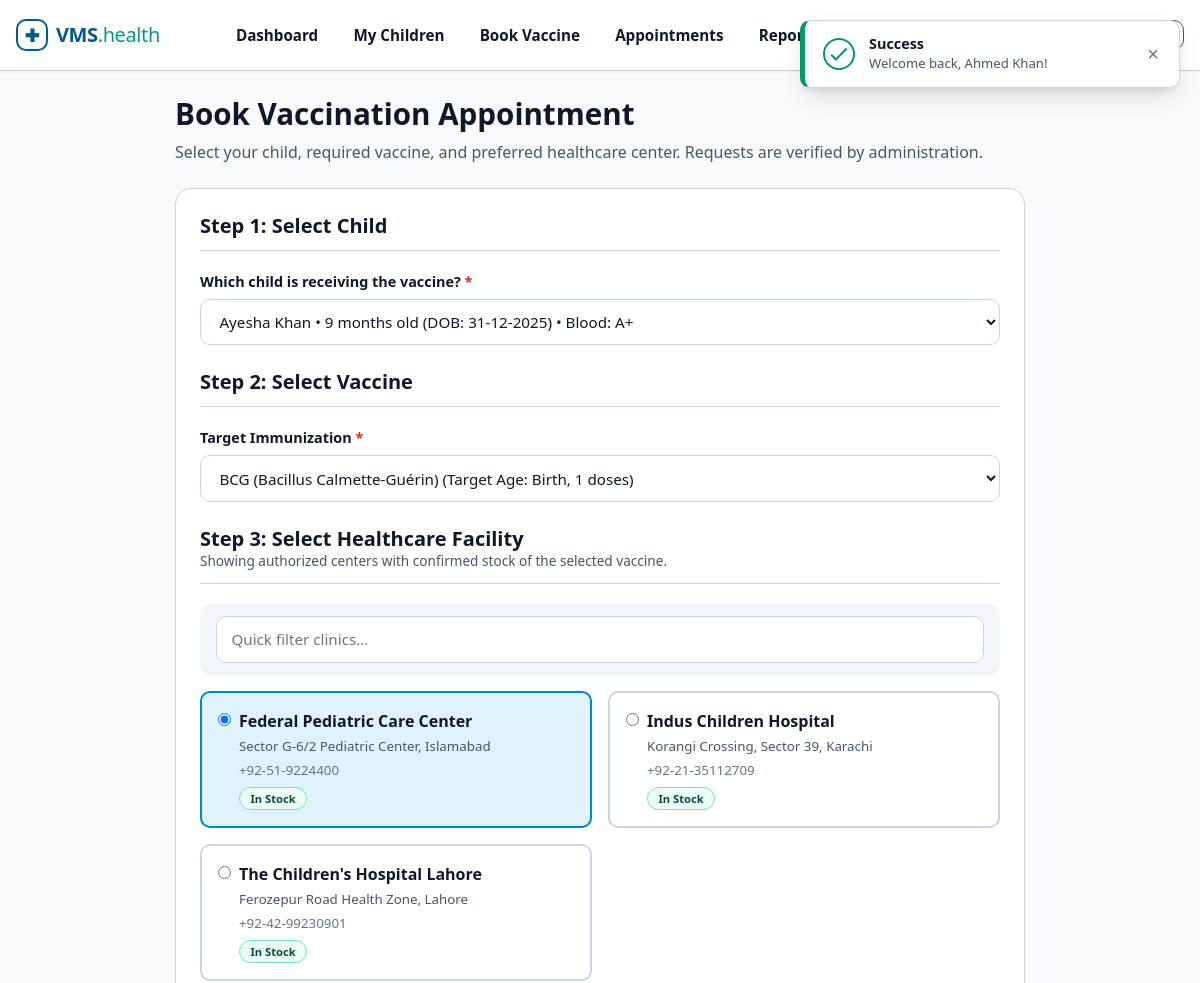
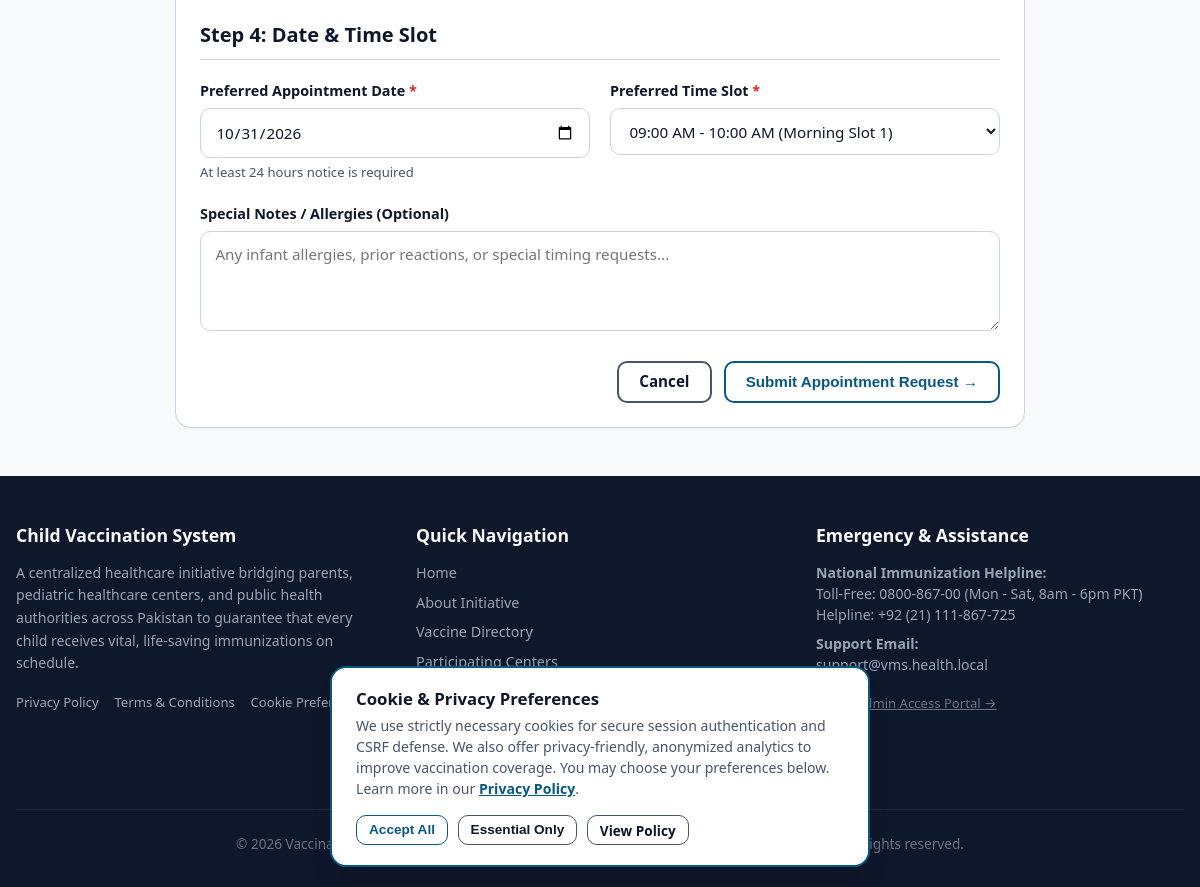
Screenshot of /vms/parent/book.php (signed in) with the database file from the repository (2 pictures, top to bottom).
### tables this page shows
CREATE TABLE `hospitals` (
  `id` INT UNSIGNED NOT NULL AUTO_INCREMENT,
  `user_id` INT UNSIGNED NOT NULL COMMENT 'Foreign key to users.id',
  `name` VARCHAR(150) NOT NULL COMMENT 'Official name of the hospital / health center',
  `address` TEXT NOT NULL COMMENT 'Street address of the hospital',
  `city` VARCHAR(80) NOT NULL COMMENT 'City where hospital is located',
  `location` VARCHAR(150) NOT NULL COMMENT 'District, zone, or prominent landmark for parent search',
  `phone` VARCHAR(25) NOT NULL COMMENT 'Hospital reception / pediatric hotline',
  `status` ENUM('active', 'inactive') NOT NULL DEFAULT 'active' COMMENT 'Account status',
  `created_at` DATETIME NOT NULL DEFAULT CURRENT_TIMESTAMP,
  PRIMARY KEY (`id`),
  UNIQUE KEY `uk_hospitals_user_id` (`user_id`),
  KEY `idx_hospitals_city` (`city`),
  KEY `idx_hospitals_status` (`status`),
  CONSTRAINT `fk_hospitals_user` FOREIGN KEY (`user_id`)
    REFERENCES `users` (`id`) ON DELETE CASCADE ON UPDATE CASCADE
);

### vms/includes/functions.php (called while the page is built, shortened)
<?php
function url(string $path = ''): string
{
    return BASE_URL . ltrim($path, '/');
}
function e($value): string
{
    return htmlspecialchars((string)$value, ENT_QUOTES, 'UTF-8');
}

### vms/parent/book.php (the view, shortened to what this page needs)
<?php
require_once __DIR__ . '/../includes/functions.php';
$pdo = getDBConnection();
$userId = currentUserId();
$pStmt = $pdo->prepare('SELECT id FROM parents WHERE user_id = ? LIMIT 1');
$pStmt->execute([$userId]);
$parentId = (int)$pStmt->fetchColumn();
$cStmt = $pdo->prepare('SELECT id, name, dob, blood_group FROM children WHERE parent_id = ? ORDER BY name ASC');
$cStmt->execute([$parentId]);
$children = $cStmt->fetchAll();
$vStmt = $pdo->query('SELECT id, name, recommended_age_days, doses, description FROM vaccines WHERE status = "available" ORDER BY recommended_age_days ASC');
$vaccines = $vStmt->fetchAll();
$selectedChildId   = (int)($_GET['child_id'] ?? ($children[0]['id'] ?? 0));
$selectedVaccineId = (int)($_GET['vaccine_id'] ?? ($vaccines[0]['id'] ?? 0));
$hSql = 'SELECT h.*
         FROM hospitals h
         JOIN hospital_vaccines hv ON h.id = hv.hospital_id
         WHERE h.status = "active" AND hv.vaccine_id = ? AND hv.status = "available"';
$hParams = [$selectedVaccineId];
$hSql .= ' ORDER BY h.city ASC, h.name ASC';
$hStmt = $pdo->prepare($hSql);
$hStmt->execute($hParams);
$availableHospitals = $hStmt->fetchAll();
require_once __DIR__ . '/../includes/header.php';
?>
<div class="container">
    <div style="max-width: 850px; margin: 0 auto;">
        <div style="margin-bottom: 1.5rem;">
            <h1>Book Vaccination Appointment</h1>
            <p style="margin: 0;">Select your child, required vaccine, and preferred healthcare center. Requests are verified by administration.</p>
        </div>
        <div class="card">
            <form action="<?= url('parent/book.php'); ?>" method="POST" id="bookingForm">
                <div class="card-header">
                    <h3>Step 1: Select Child</h3>
                </div>
                <div class="form-group">
                    <label for="child_id" class="form-label required">Which child is receiving the vaccine?</label>
                    <select id="child_id" name="child_id" class="form-select" required>
                        <?php foreach ($children as $c): ?>
                            <option value="<?= (int)$c['id']; ?>" <?= $selectedChildId === (int)$c['id'] ? 'selected' : ''; ?>>
                                <?= e($c['name']); ?> &bull; <?= formatAge($c['dob']); ?> old (DOB: <?= formatDate($c['dob']); ?>) &bull; Blood: <?= e($c['blood_group']); ?>
                            </option>
                        <?php endforeach; ?>
                    </select>
                </div>
                <div class="card-header" style="margin-top: 1.5rem;">
                    <h3>Step 2: Select Vaccine</h3>
                </div>
                <div class="form-group">
                    <label for="vaccine_id" class="form-label required">Target Immunization</label>
                    <select id="vaccine_id" name="vaccine_id" class="form-select" onchange="window.location.href='<?= url('parent/book.php?child_id=' . $selectedChildId . '&vaccine_id='); ?>' + this.value;" required>
                        <?php foreach ($vaccines as $v): ?>
                            <option value="<?= (int)$v['id']; ?>" <?= $selectedVaccineId === (int)$v['id'] ? 'selected' : ''; ?>>
                                <?= e($v['name']); ?> (Target Age: <?= (int)$v['recommended_age_days'] === 0 ? 'Birth' : (int)$v['recommended_age_days'] . 'd'; ?>, <?= (int)$v['doses']; ?> doses)
                            </option>
                        <?php endforeach; ?>
                    </select>
                </div>
                <div class="card-header" style="margin-top: 1.5rem;">
                    <div>
                        <h3>Step 3: Select Healthcare Facility</h3>
                        <p style="margin: 0; font-size: 0.85rem;">Showing authorized centers with confirmed stock of the selected vaccine.</p>
                    </div>
                </div>
                <div style="background: var(--bg-subtle); padding: 0.75rem 1rem; border-radius: var(--radius-md); margin-bottom: 1rem; display: flex; gap: 0.5rem; flex-wrap: wrap;">
                    <input type="text" id="filter_hosp_input" class="form-control" placeholder="Quick filter clinics..." style="flex: 2; min-width: 180px;" onkeyup="filterHospitalCards()">
                </div>
                <?php if (empty($availableHospitals)): ?>
                    <div class="alert alert-warning" role="alert">
                        <span>No participating hospitals currently have verified stock for the selected vaccine in this area. Please select another vaccine or contact support.</span>
                    </div>
                <?php else: ?>
                    <div class="grid grid-2" id="hospitalsContainer" style="gap: 1rem; margin-bottom: 1.5rem;">
                        <?php foreach ($availableHospitals as $idx => $h): ?>
                            <label class="hospital-radio-card" style="display: block; border: 2px solid var(--border-color); border-radius: var(--radius-md); padding: 1rem; cursor: pointer; transition: all 0.15s ease;" onclick="selectHospitalCard(this)">
                                <div style="display: flex; align-items: flex-start; gap: 0.5rem;">
                                    <input type="radio" name="hospital_id" value="<?= (int)$h['id']; ?>" <?= $idx === 0 ? 'checked' : ''; ?> required style="margin-top: 0.25rem;">
                                    <div class="hospital-info">
                                        <strong class="hospital-name"><?= e($h['name']); ?></strong><br>
                                        <small style="color: var(--text-muted);"><?= e($h['location']); ?>, <?= e($h['city']); ?></small><br>
                                        <small style="color: var(--text-light);"><?= e($h['phone']); ?></small><br>
                                        <span class="badge badge-success" style="margin-top: 0.35rem; font-size: 0.7rem;">In Stock</span>
                                    </div>
                                </div>
                            </label>
                        <?php endforeach; ?>
                    </div>
                <?php endif; ?>
                <div class="card-header" style="margin-top: 1.5rem;">
                    <h3>Step 4: Date & Time Slot</h3>
                </div>
                <div class="grid grid-2">
                    <div class="form-group">
                        <label for="preferred_date" class="form-label required">Preferred Appointment Date</label>
                        <input type="date" id="preferred_date" name="preferred_date" class="form-control"
                               min="<?= date('Y-m-d', strtotime('+1 day')); ?>"
                               value="<?= date('Y-m-d', strtotime('+2 days')); ?>" required>
                        <small class="form-hint">At least 24 hours notice is required</small>
                    </div>
                    <div class="form-group">
                        <label for="time_slot" class="form-label required">Preferred Time Slot</label>
                        <select id="time_slot" name="time_slot" class="form-select" required>
                            <option value="09:00 AM - 10:00 AM">09:00 AM - 10:00 AM (Morning Slot 1)</option>
                        </select>
                    </div>
                </div>
                <div class="form-group">
                    <label for="remarks" class="form-label">Special Notes / Allergies (Optional)</label>
                    <textarea id="remarks" name="remarks" class="form-control" rows="2" placeholder="Any infant allergies, prior reactions, or special timing requests..."></textarea>
                </div>
                <div style="margin-top: 1.5rem; text-align: right;">
                    <a href="<?= url('parent/dashboard.php'); ?>" class="btn btn-outline" style="margin-right: 0.5rem;">Cancel</a>
                    <button type="submit" class="btn btn-primary" <?= empty($availableHospitals) ? 'disabled' : ''; ?>>
                        Submit Appointment Request &rarr;
                    </button>
                </div>
            </form>
        </div>
    </div>
</div>
<?php require_once __DIR__ . '/../includes/footer.php'; ?>

### vms/assets/css/style.css (style rules this page uses)
:root { --primary: #0284c7; --primary-hover: #0369a1; --primary-light: #e0f2fe; --primary-dark: #075985; --teal: #0d9488; --teal-dark: #0f766e; --teal-light: #ccfbf1; --success: #059669; --success-bg: #ecfdf5; --success-border: #6ee7b7; --success-text: #064e3b; --warning: #d97706; --warning-bg: #fffbeb; --warning-border: #fcd34d; --warning-text: #78350f; --danger: #dc2626; --danger-bg: #fef2f2; --danger-border: #fca5a5; --danger-text: #7f1d1d; --info: #2563eb; --info-bg: #eff6ff; --info-border: #93c5fd; --info-text: #1e3a8a; --text-main: #0f172a; --text-muted: #475569; --text-light: #64748b; --bg-body: #f8fafc; --bg-card: #ffffff; --bg-subtle: #f1f5f9; --border-color: #cbd5e1; --border-focus: #0284c7; --shadow-sm: 0 1px 2px 0 rgba(0, 0, 0, 0.05); --shadow-md: 0 4px 6px -1px rgba(0, 0, 0, 0.07), 0 2px 4px -2px rgba(0, 0, 0, 0.05); --shadow-lg: 0 10px 15px -3px rgba(0, 0, 0, 0.08), 0 4px 6px -4px rgba(0, 0, 0, 0.04); --shadow-xl: 0 20px 25px -5px rgba(0, 0, 0, 0.1), 0 8px 10px -6px rgba(0, 0, 0, 0.05); --radius-sm: 6px; --radius-md: 10px; --radius-lg: 16px; --radius-full: 9999px; --max-width: 1200px; --header-height: 70px; }
*, *::before, *::after { box-sizing: border-box; margin: 0; padding: 0; }
html { font-size: 16px; scroll-behavior: smooth; -webkit-text-size-adjust: 100%; overflow-x: hidden; }
body { font-family: system-ui, -apple-system, BlinkMacSystemFont, "Segoe UI", Roboto, Helvetica, Arial, sans-serif; background-color: var(--bg-body); color: var(--text-main); line-height: 1.5; min-height: 100vh; display: flex; flex-direction: column; overflow-x: hidden; width: 100%; }
a { color: var(--primary-dark); text-decoration: none; transition: color 0.15s ease-in-out; }
h1, h2, h3, h4, h5, h6 { color: var(--text-main); font-weight: 700; line-height: 1.25; margin-bottom: 0.5rem; }
h1 { font-size: 1.85rem; }
h3 { font-size: 1.25rem; }
p { margin-bottom: 1rem; color: var(--text-muted); }
.container { width: 100%; max-width: var(--max-width); margin-left: auto; margin-right: auto; padding-left: 1rem; padding-right: 1rem; }
.grid { display: grid; gap: 1.25rem; grid-template-columns: 1fr; }
@media (min-width: 640px) { .grid-2 { grid-template-columns: repeat(2, 1fr); } }
.card { background-color: var(--bg-card); border: 1px solid var(--border-color); border-radius: var(--radius-lg); box-shadow: var(--shadow-sm); padding: 1.5rem; transition: transform 0.15s ease, box-shadow 0.15s ease; }
.card-header { display: flex; align-items: center; justify-content: space-between; margin-bottom: 1.25rem; padding-bottom: 0.75rem; border-bottom: 1px solid var(--border-color); }
.card-header h2, .card-header h3 { margin-bottom: 0; }
.btn { display: inline-flex; align-items: center; justify-content: center; gap: 0.4rem; padding: 0.6rem 1.25rem; border-radius: var(--radius-md); font-size: 0.95rem; font-weight: 600; border: 2px solid transparent; background-color: transparent; cursor: pointer; text-align: center; transition: background-color 0.15s ease, border-color 0.15s ease, color 0.15s ease, box-shadow 0.15s ease; text-decoration: none; line-height: 1.25; }
.btn-primary { background-color: transparent; border-color: var(--primary-dark); color: var(--primary-dark); }
.btn-outline { background-color: transparent; border-color: #475569; color: var(--text-main); }
.form-group { margin-bottom: 1.25rem; }
.form-label { display: block; font-size: 0.9rem; font-weight: 600; color: var(--text-main); margin-bottom: 0.4rem; }
.form-label.required::after { content: " *"; color: var(--danger); }
.form-control, .form-select { width: 100%; padding: 0.7rem 0.9rem; font-size: 0.95rem; line-height: 1.5; color: var(--text-main); background-color: #ffffff; border: 1px solid var(--border-color); border-radius: var(--radius-md); transition: border-color 0.15s ease, box-shadow 0.15s ease; font-family: inherit; }
textarea.form-control { min-height: 100px; resize: vertical; }
.form-hint { display: block; font-size: 0.82rem; color: var(--text-muted); margin-top: 0.35rem; }
.badge { display: inline-flex; align-items: center; gap: 0.3rem; padding: 0.25rem 0.65rem; font-size: 0.78rem; font-weight: 700; border-radius: var(--radius-full); text-transform: capitalize; line-height: 1.2; }
.badge-success { background-color: var(--success-bg); color: var(--success-text); border: 1px solid var(--success-border); }

### rows the page displays
hospitals: name "Federal Pediatric Care Center", location "Sector G-6/2 Pediatric Center", city "Islamabad", phone "+92-51-9224400"
hospitals: name "Indus Children Hospital", location "Korangi Crossing, Sector 39", city "Karachi", phone "+92-21-35112709"
hospitals: name "The Children's Hospital Lahore", location "Ferozepur Road Health Zone", city "Lahore", phone "+92-42-99230901"

### other values shown
$flashType "Success"
$flashMsg "Welcome back, Ahmed Khan!"
form field child_id "Ayesha Khan • 9 months old (DOB: 31-12-2025) • Blood: A+"
form field vaccine_id "BCG (Bacillus Calmette-Guérin) (Target Age: Birth, 1 doses)"
